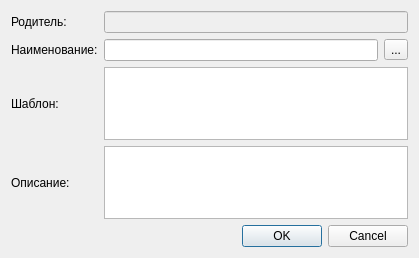
<?xml version="1.0" encoding="UTF-8"?>
<ui version="4.0">
 <class>QueryBuildeSqliteSupportItemDialog</class>
 <widget class="QDialog" name="QueryBuildeSqliteSupportItemDialog">
  <property name="geometry">
   <rect>
    <x>0</x>
    <y>0</y>
    <width>419</width>
    <height>258</height>
   </rect>
  </property>
  <property name="windowTitle">
   <string>Элемент списка</string>
  </property>
  <layout class="QGridLayout" name="gridLayout_2">
   <item row="0" column="0">
    <layout class="QGridLayout" name="gridLayout">
     <item row="2" column="0">
      <widget class="QLabel" name="label_2">
       <property name="text">
        <string>Наименование:</string>
       </property>
      </widget>
     </item>
     <item row="1" column="2">
      <widget class="QLineEdit" name="txtParent">
       <property name="enabled">
        <bool>false</bool>
       </property>
      </widget>
     </item>
     <item row="1" column="0">
      <widget class="QLabel" name="label">
       <property name="text">
        <string>Родитель:</string>
       </property>
      </widget>
     </item>
     <item row="4" column="0">
      <widget class="QLabel" name="label_4">
       <property name="text">
        <string>Описание:</string>
       </property>
      </widget>
     </item>
     <item row="4" column="2">
      <widget class="QPlainTextEdit" name="txtDesc"/>
     </item>
     <item row="3" column="0">
      <widget class="QLabel" name="label_3">
       <property name="text">
        <string>Шаблон:</string>
       </property>
      </widget>
     </item>
     <item row="3" column="2">
      <widget class="QPlainTextEdit" name="txtTemplate"/>
     </item>
     <item row="2" column="2">
      <layout class="QHBoxLayout" name="horizontalLayout">
       <item>
        <widget class="QLineEdit" name="txtName"/>
       </item>
       <item>
        <widget class="QToolButton" name="btnToUpper">
         <property name="text">
          <string>...</string>
         </property>
         <property name="icon">
          <iconset resource="resurses.qrc">
           <normaloff>:/img/format-letter-case-upper.svg</normaloff>:/img/format-letter-case-upper.svg</iconset>
         </property>
        </widget>
       </item>
      </layout>
     </item>
    </layout>
   </item>
   <item row="1" column="0">
    <widget class="QDialogButtonBox" name="buttonBox">
     <property name="orientation">
      <enum>Qt::Horizontal</enum>
     </property>
     <property name="standardButtons">
      <set>QDialogButtonBox::Cancel|QDialogButtonBox::Ok</set>
     </property>
    </widget>
   </item>
  </layout>
 </widget>
 <resources>
  <include location="resurses.qrc"/>
 </resources>
 <connections>
  <connection>
   <sender>buttonBox</sender>
   <signal>accepted()</signal>
   <receiver>QueryBuildeSqliteSupportItemDialog</receiver>
   <slot>accept()</slot>
   <hints>
    <hint type="sourcelabel">
     <x>248</x>
     <y>254</y>
    </hint>
    <hint type="destinationlabel">
     <x>157</x>
     <y>274</y>
    </hint>
   </hints>
  </connection>
  <connection>
   <sender>buttonBox</sender>
   <signal>rejected()</signal>
   <receiver>QueryBuildeSqliteSupportItemDialog</receiver>
   <slot>reject()</slot>
   <hints>
    <hint type="sourcelabel">
     <x>316</x>
     <y>260</y>
    </hint>
    <hint type="destinationlabel">
     <x>286</x>
     <y>274</y>
    </hint>
   </hints>
  </connection>
 </connections>
</ui>
